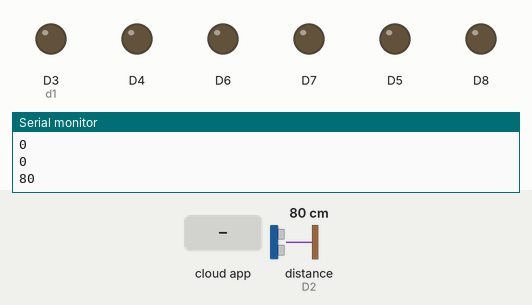
Simulated run of this sketch. Board: ESP8266 (NodeMCU). Shown: output pins drawn as LEDs (lit = HIGH), the last lines printed to the serial monitor. Wiring (inferred from the names in the program): ultrasonic range finder: trigger D1; echo D2. The inputs (shaded band) are chosen by the test bench; at power-on: distance to the obstacle (sensor on D2) 80 cm. The echo pulse lasts 58.3 µs per cm; WiFi joins after 1.5 s; servers stay silent unless stated; the Firebase database answers and starts empty; pins used as bus, display or sensor lines are not drawn.

Above: at 3.6 s.
3.7 s: the phone or cloud app sets LDR to 1
At 5.8 s:
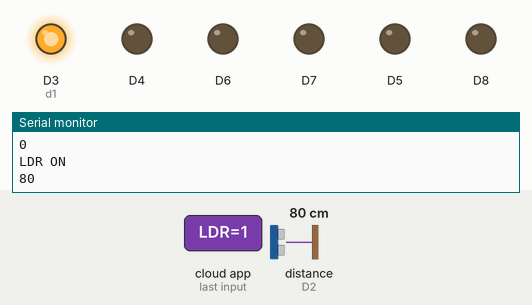
6.9 s: the phone or cloud app sets LDL to 1
At 8.5 s:
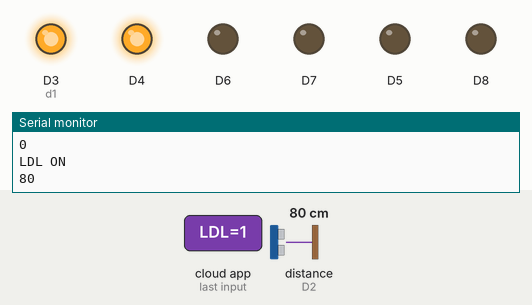
9.1 s: the phone or cloud app sets LF to 1
At 10.9 s:
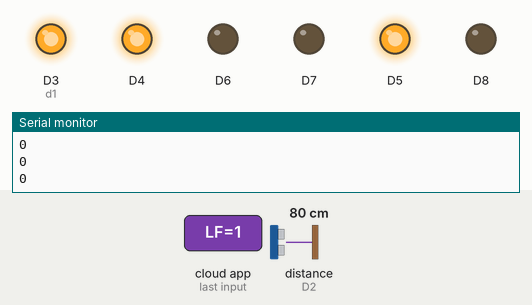
11.2 s: the phone or cloud app sets RG to 1
At 12.6 s:
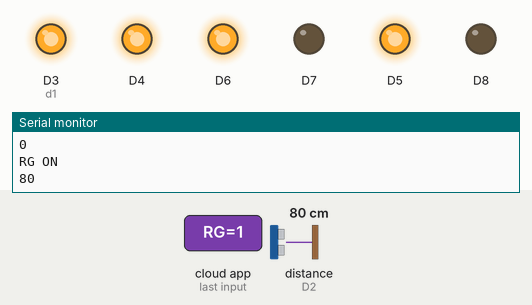
13.4 s: the phone or cloud app sets DR to 1
At 15.3 s:
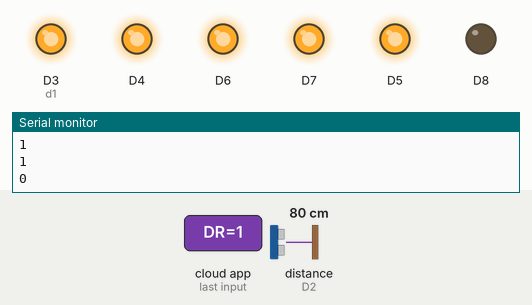
15.6 s: the phone or cloud app sets RV to 1
At 16.8 s:
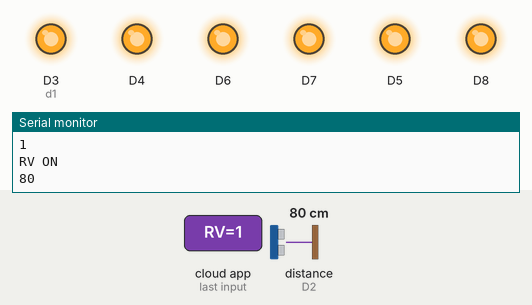
Timing chart, 0 to 18.6 s (numbered marks = the images above; inputs shaded):
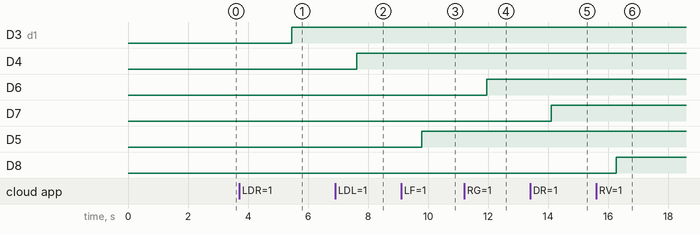

Measured:
- after the input at 3.7 s, D3 (d1): LOW → HIGH after 1.8 s
- after the input at 6.9 s, D4: LOW → HIGH after 0.73 s
- after the input at 9.1 s, D5: LOW → HIGH after 0.69 s
- after the input at 11.2 s, D6: LOW → HIGH after 0.75 s
- after the input at 13.4 s, D7: LOW → HIGH after 0.71 s
- after the input at 15.6 s, D8: LOW → HIGH after 0.67 s

The sketch:

firebase-led-dth11.ino
```cpp
#include <ESP8266WiFi.h>
#include <FirebaseArduino.h>
#include "DHT.h"       // подключаем библиотеку для датчика

#define TRIGGER 5
#define ECHO    4

// Set these to run example.
#define FIREBASE_HOST "arduino-e154b.firebaseio.com"
#define FIREBASE_AUTH "4O5e8uWo5s2TWrbrzrykH7ni1m5RPCTgh7SSA02X"
//#define WIFI_SSID "KniazIphone"
//#define WIFI_PASSWORD "sst66zneouy8d"
#define WIFI_SSID "IVA"
#define WIFI_PASSWORD "30092015"

DHT dht(16, DHT11); // сообщаем на каком порту будет датчик


void setup() {
pinMode(TRIGGER, OUTPUT);
pinMode(ECHO, INPUT);

dht.begin();

Serial.begin(9600);
pinMode(D3, OUTPUT);
pinMode(D4, OUTPUT);
pinMode(D5, OUTPUT);
pinMode(D6, OUTPUT);
pinMode(D7, OUTPUT);
pinMode(D8, OUTPUT);

// connect to wifi.
WiFi.begin(WIFI_SSID, WIFI_PASSWORD);
Serial.print("connecting");
while (WiFi.status() != WL_CONNECTED) {
Serial.print(".");
delay(500);
}
Serial.println();
Serial.print("connected: ");
Serial.println(WiFi.localIP());
Firebase.begin(FIREBASE_HOST, FIREBASE_AUTH);
Firebase.set("LDR", 0);
Firebase.set("LDL", 0);
Firebase.set("LF", 0);
Firebase.set("RG", 0);
Firebase.set("DR", 0);
Firebase.set("RV", 0);

}

int d1a;
int d2a;
int lfa;
int rga;
int dra;
int rva;

int a = 0;
int b = 0;

void loop() {
// get value


int d1=0;
int d2=0;
int lf=0;
int rg=0;
int dr=0;
int rv=0;

d1=Firebase.getInt("LDR");
d2=Firebase.getInt("LDL");

lf=Firebase.getInt("LF");
rg=Firebase.getInt("RG");
dr=Firebase.getInt("DR");
rv=Firebase.getInt("RV");

Serial.println(d1);
Serial.println(d2);

Serial.println(lf);
Serial.println(rg);
Serial.println(dr);
Serial.println(rv);

// handle error
if (d1!=d1a) {
Serial.println("LDR ON");
digitalWrite(D3, d1);
d1a = d1;
}

if (d2!=d2a) {
Serial.println("LDL ON");
digitalWrite(D4, d2);
d2a = d2;
}

if (lf!=lfa) {
Serial.println("LF ON");
digitalWrite(D5, lf);
lfa = lf;
}

if (rg!=rga) {
Serial.println("RG ON");
digitalWrite(D6, rg);
rga = rg;
}

if (dr!=dra) {
Serial.println("DR ON");
digitalWrite(D7, dr);
dra = dr;
}

if (rv!=rva) {
Serial.println("RV ON");
digitalWrite(D8, rv);
rva = rv;
}


if (a == 20)
{
  Serial.println("aaaaa");
   float h = dht.readHumidity();
   float t = dht.readTemperature();
   Firebase.set("TEMP", t);
   Firebase.set("HUM", h);
  a=0;
  }

  long duration, distance;
  digitalWrite(TRIGGER, LOW);
  delayMicroseconds(2);

  digitalWrite(TRIGGER, HIGH);
  delayMicroseconds(7);

  digitalWrite(TRIGGER, LOW);
  duration = pulseIn(ECHO, HIGH);
  distance = (duration/2) / 29.1;
  Firebase.set("DIST", distance);


  Serial.println(distance);

delay(25);
a++;
b++;
}
```
